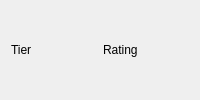
<?xml version="1.0" encoding="UTF-8"?>
<ui version="4.0">
 <class>TierRatingButton</class>
 <widget class="QPushButton" name="TierRatingButton">
  <property name="sizePolicy">
   <sizepolicy hsizetype="Minimum" vsizetype="Minimum">
    <horstretch>0</horstretch>
    <verstretch>0</verstretch>
   </sizepolicy>
  </property>
  <property name="windowTitle">
   <string>Form</string>
  </property>
  <property name="styleSheet">
   <string notr="true"/>
  </property>
  <property name="checkable">
   <bool>true</bool>
  </property>
  <property name="flat">
   <bool>true</bool>
  </property>
  <layout class="QHBoxLayout" name="horizontalLayout">
   <item>
    <widget class="QLabel" name="tier">
     <property name="text">
      <string>Tier</string>
     </property>
    </widget>
   </item>
   <item>
    <widget class="QLabel" name="rating">
     <property name="text">
      <string>Rating</string>
     </property>
    </widget>
   </item>
  </layout>
 </widget>
 <resources/>
 <connections/>
</ui>
